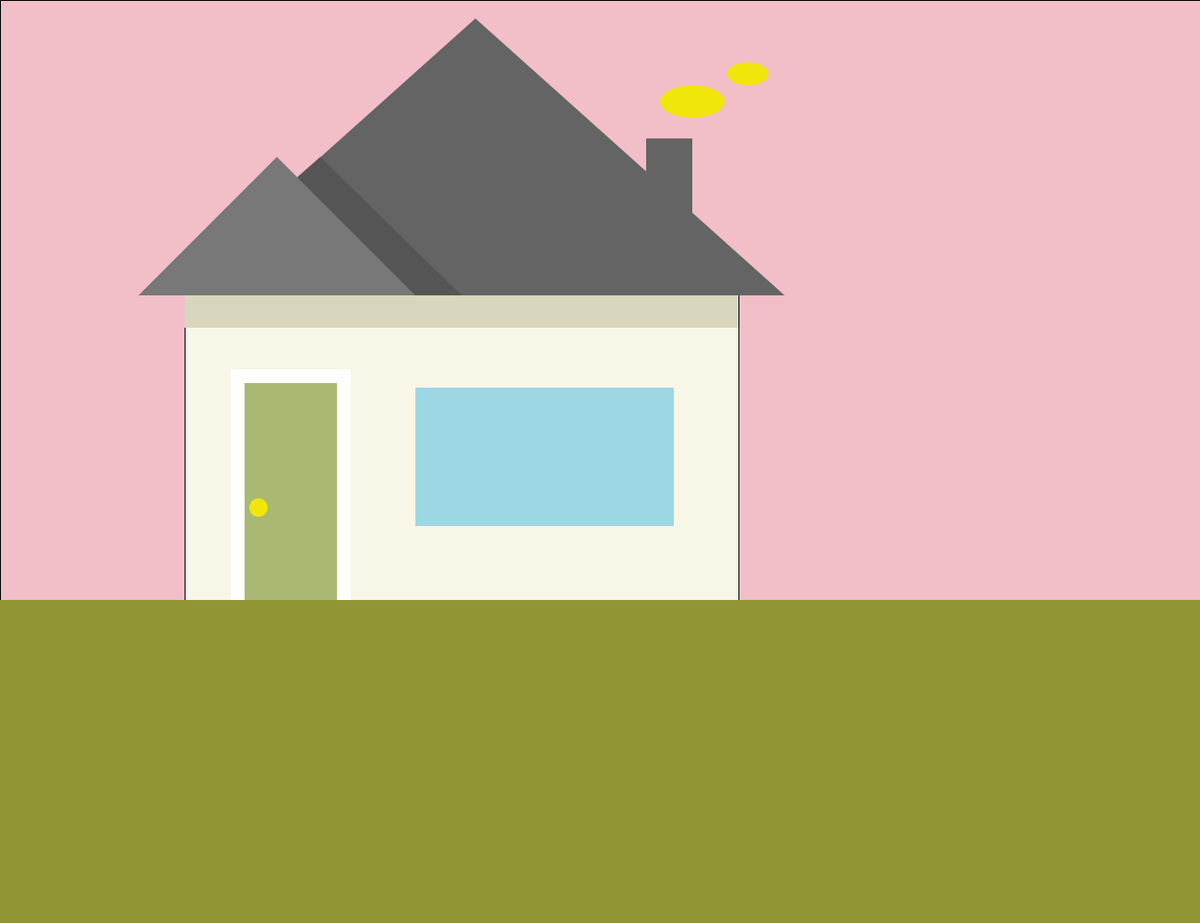
Frame 1 (no input)
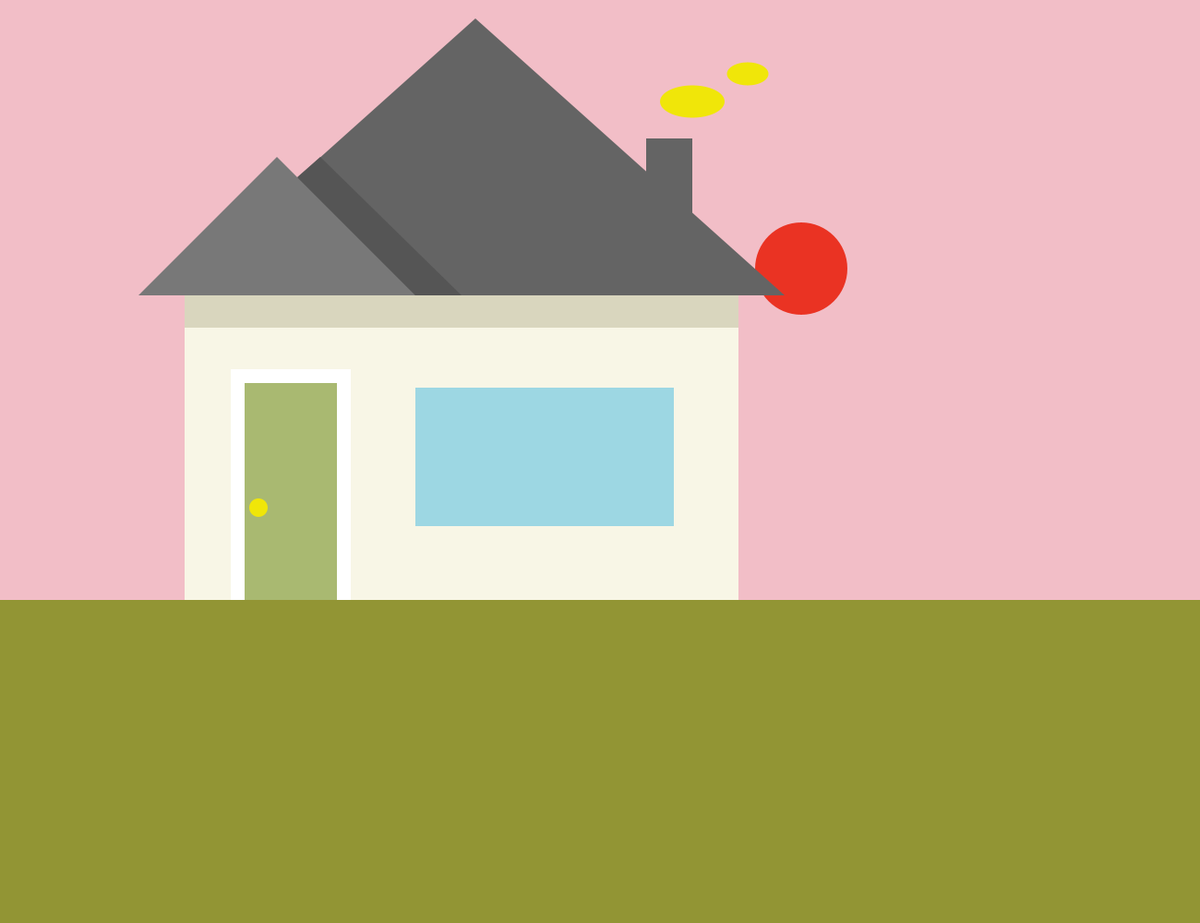
Frame 60 (the mouse pressed at the canvas centre just before this capture)
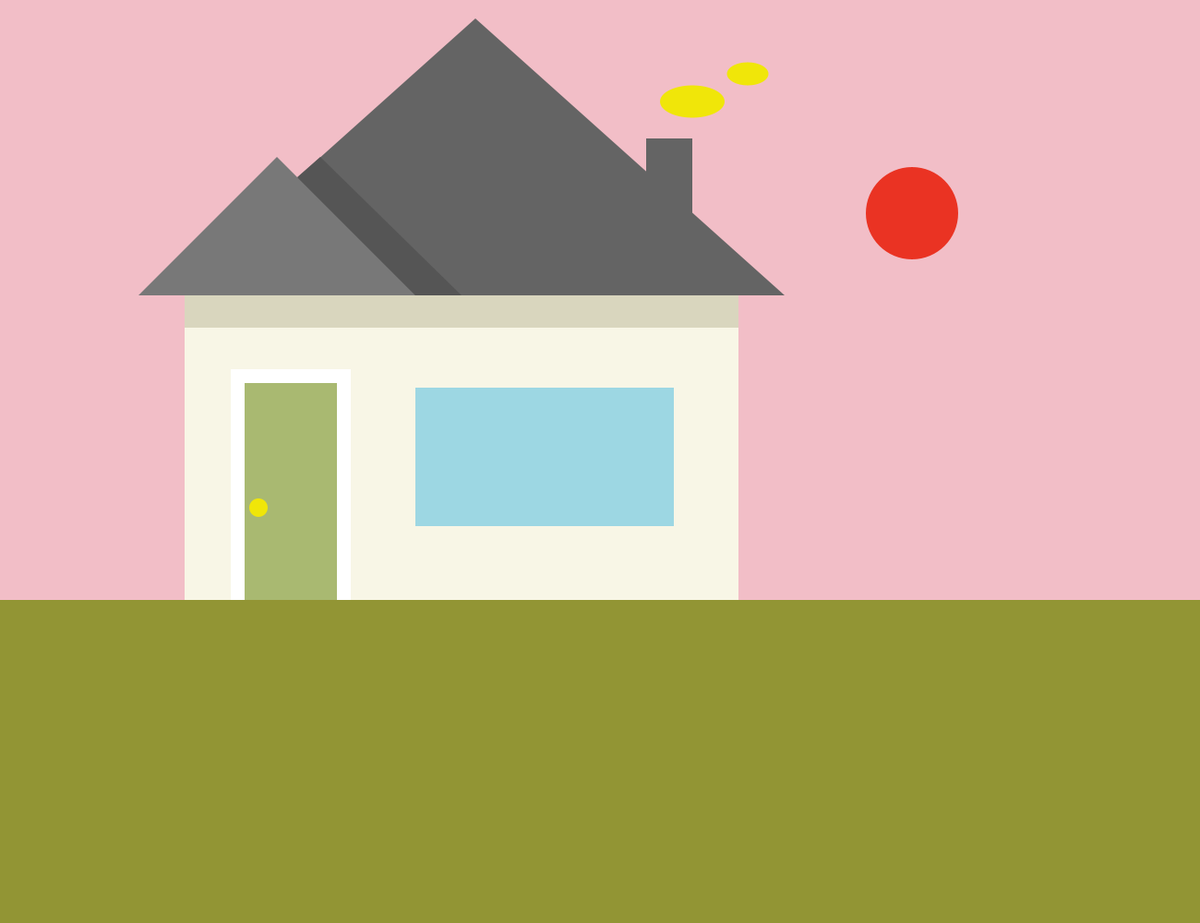
Frame 120 (the mouse held since frame 60 and released just before this capture)

The Processing sketch that drew these frames (run headless with seeded random() and noise(); from frame 60 on, the mouse is pressed at the canvas centre):

// Processing sketch: house
// ── house.pde
int y = 350;
int x = 750;

void setup() {
  size(1300, 1000);
} 
void draw() {
  //background
  fill(#f2bec7);
  rect(0, 0, 1300, 1000);


  //Sun
  fill(234, 51, 35);
  ellipse(x, y, 100, 100);
  //moving the sun
  y=y-1;
  x=x+2;


  //body
  fill(248, 246, 230);
  rect(200, 300, 600, 350);   


  //shades
  fill(217, 214, 190);
  noStroke();
  rect(200, 300, 600, 55);


  //roof
  fill(100);
  rect(700, 150, 50, 105);
  triangle(180, 320, 515, 20, 850, 320);
  fill(120);
  triangle(150, 320, 300, 170, 450, 320);
  fill(85);
  quad(347, 170, 322, 192, 450, 320, 500, 320);


  //windows
  fill(#9dd7e3);
  tint(5);
  rect(450, 420, 280, 150);   


  //ground
  fill(146, 149, 52);
  rect(0, 650, 1300, 1000); 


  //door
  fill(255);
  rect(250, 400, 130, 250); 
  fill(169, 185, 113);
  rect(265, 415, 100, 235);

  fill(#f0e609);
  ellipse(280, 550, 20, 20);

  ellipse(750, 110, 70, 35);
  ellipse(810, 80, 45, 25);
}
